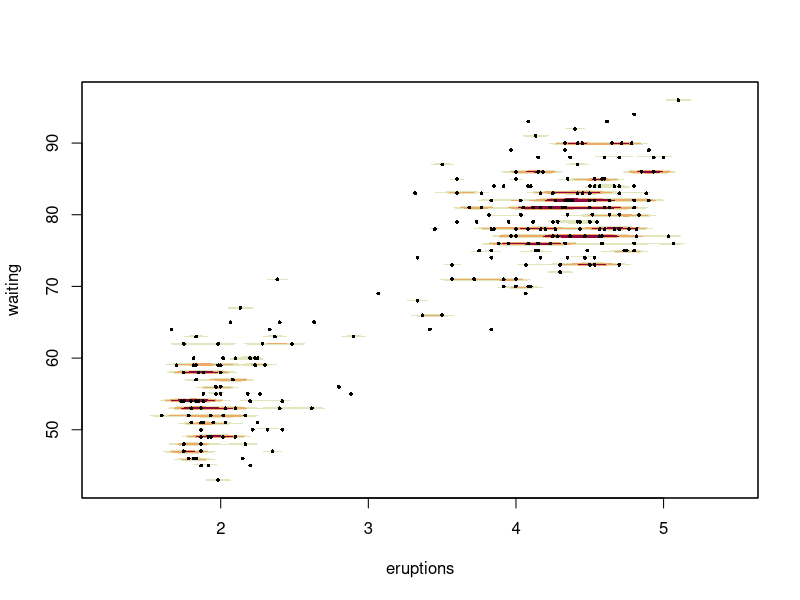

Recreate this plot in R.
## ---- chunk 1
library(ks)
data(faithful)
## ---- chunk 2
df_trimmed=faithful[1:10,]
## ---- chunk 3
#H <- Hpi(x=df_trimmed)
Q=array(c(.01,0,0,.01),dim=c(2,2))
H=Q
## ---- chunk 4
H
## ---- chunk 5
fhat <- kde(x=faithful, H=H)
plot(fhat, display="filled.contour", drawpoints=TRUE, cex=0.5, pch=16, col.pt=1)
## ---- chunk 6
df_trimmed
## ---- chunk 7
fhat
